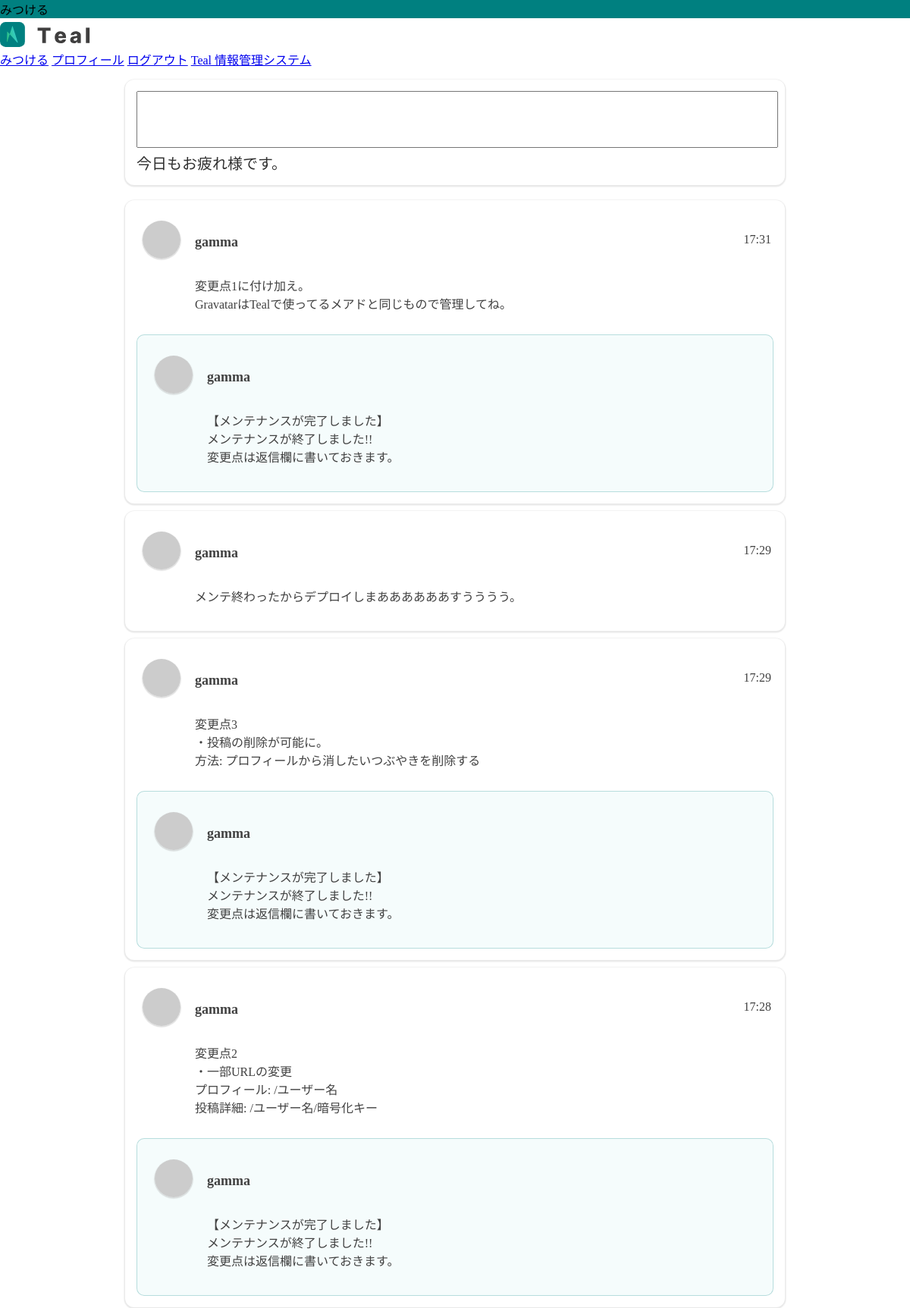
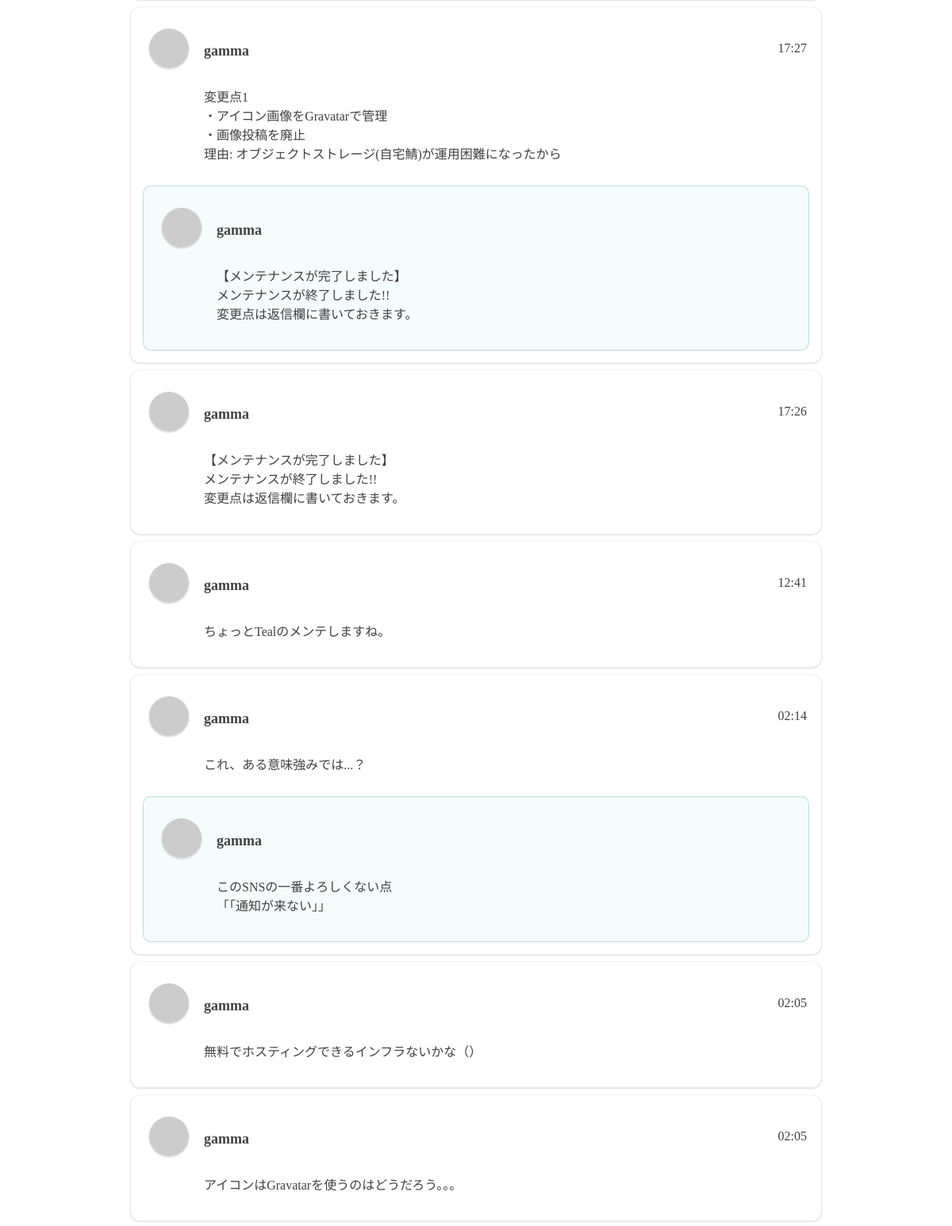
Screenshot of /home (signed in, upper part) with the database file from the repository (2 pictures, top to bottom).
### app.py (models this page shows)
class Post(db.Model):
    id = db.Column(db.Integer, primary_key=True)
    postUser = db.Column(db.String(20), nullable=False)
    postTweet = db.Column(db.String(120), nullable=True)
    postTweetHex = db.Column(db.Text)
    imgUrl = db.Column(db.Text) # 廃止
    replyUser = db.Column(db.Text)
    replyTweet = db.Column(db.Text)
    replyTweetHex = db.Column(db.Text)
    replyImgUrl = db.Column(db.Text)
    dateY = db.Column(db.Text)
    dateM = db.Column(db.Text)
    dateD = db.Column(db.Text)
    timeH = db.Column(db.Text)
    timeM = db.Column(db.Text)
    RdateY = db.Column(db.Text)
    RdateM = db.Column(db.Text)
    RdateD = db.Column(db.Text)
    RtimeH = db.Column(db.Text)
    RtimeM = db.Column(db.Text)

### app.py (the view, shortened to what this page needs)
@app.route('/home', methods=['GET', 'POST'])
@login_required  # ログインチェック
def home():
    if request.method == 'GET':
        pwd = "みつける"
        tweets = Post.query.order_by(Post.id.desc()).all()
        postUserLists = []
        replyPostUserLists = []
        for tweet in tweets:
            postUser = tweet.postUser
            user = User.query.filter_by(username=postUser).first()
            userEmail = user.useremail
            md5 = hashlib.md5(userEmail.encode("utf-8")).hexdigest()
            postUserLists.append(md5)
            replyPostUser = tweet.replyUser
            if replyPostUser == None:
                nullMd5 = "null"
                replyPostUserLists.append(nullMd5)
            else:
                repUser = User.query.filter_by(username=replyPostUser).first()
                repUserEmail = repUser.useremail
                repMd5 = hashlib.md5(repUserEmail.encode("utf-8")).hexdigest()
                replyPostUserLists.append(repMd5)
        return render_template('index.html', pwd=pwd, l=zip(tweets, postUserLists, replyPostUserLists))

### app.py (called while the page is built)
@login_manager.user_loader
def load_user(user_id):
    return User.query.get(int(user_id))

### templates/index.html (shortened to what this page needs)
{% extends 'base.html' %}
{% block body %}
<div class="page-content">
    <div class="tweet-item postTools shadow">
        <form id="Box" action="/home" method="POST" enctype="multipart/form-data">
            <div class="mdl-textfield mdl-js-textfield">
                <textarea name="postTweet" class="mdl-textfield__input" rows="3" type="text"
                    onkeyup="ShowLength(value)"></textarea>
                <label class="mdl-textfield__label" for="sample5">今日もお疲れ様です。</label>
            </div>
        </form>
    </div>
    {% for tweet, postUserList, replyPostUserList in l %}
    <div class="tweet-item tweetBoxes shadow">
        <a href="/{{ tweet.postUser }}/{{ tweet.postTweetHex }}">
            <table>
                <td>
                    <a href="/{{ tweet.postUser }}">
                        <img class="user-icon" src="https://1.gravatar.com/avatar/{{ postUserList }}?s=4000">
                    </a>
                </td>
                <td class="td">
                    <div class="postData">
                        <p class="user-name">{{ tweet.postUser }}</p>
                        <p>{{ tweet.timeH }}:{{ tweet.timeM }}</p>
                    </div>
                    <p>{{ tweet.postTweet | replace('__newLine__', '<br>') | safe}}</p>
                </td>
            </table>
        </a>
        {% if tweet.replyTweet != None %}
        <a
            href="/{{ tweet.replyUser }}/{{ tweet.replyTweetHex }}">
            <div class="replyTweet">
                <table>
                    <td>
                        <a href="/{{ tweet.replyUser }}">
                            <img class="user-icon"
                                src="https://1.gravatar.com/avatar/{{ replyPostUserList }}?s=4000">
                        </a>
                    </td>
                    <td class="td">
                        <div class="postData">
                            <p class="user-name">{{ tweet.replyUser }}</p>
                        </div>
                        <p>{{ tweet.replyTweet | replace('__newLine__', '<br>') | safe}}</p>
                    </td>
                </table>
            </div>
        </a>
        {% endif %}
    </div>
    {% endfor %}
</div>
{% endblock %}

### static/style.css (style rules this page uses)
:root { --tealThemaColor: #008080; --tealColor1: #01afaf; --tealColor2: #00cdcd; --tealColor3: #00f1f1; --textColor_D: #303030; --textColor_w: #f4f4f4; --tealRed: #f97171; --tealBlue: #71aef9; --tealGreen: #7be975; --tealOrange: #eebb56; --tealBoxShadow: #86868643 0px 2px 3px 2px; }
* { font-family: MyFont; }
body { margin: 0px; padding: 0px; }
.page-content { display: flex; flex-wrap: wrap; justify-content: center; color: var(--textColor_D) }
.tweet-item { font-family: MyFont; width: 50%; margin: 15px; padding: 15px; margin-top: 20px; word-break: break-all; background: rgb(255, 255, 255); border-radius: 12px; }
.shadow { box-shadow: 0px 1px 1px 1.5px rgba(211, 211, 211, 0.51); }
@media screen and (max-width: 1500px) { .tweet-item { width: 70%; margin: 15px; } }
.mdl-js-textfield, .mdl-textfield__input { font-family: MyFont; font-size: 20px; width: 100%; resize: none; }
.mdl-textfield__label:after { font-family: MyFont; background-color: var(--tealThemaColor); }
.user-icon { width: 50px; height: 50px; object-fit: cover; border-radius: 50%; margin-left: 5px; margin-right: 15px; box-shadow: #9c9c9c52 0px 1px 1px 0.8px; }
.user-name { font-family: MyFont; font-weight: bold; font-size: 18px; }
td { font-family: MyFont; padding-top: 10px; vertical-align: top; }
.tweet-item a { text-decoration: none; color:rgb(65, 65, 65); }
.replyTweet { width: 100%; background-color: #c2e8e829;; border: solid 1.5px #00808040; border-radius: 10px; padding: 15px; margin-top: 10px; box-sizing: border-box; }
.tweetBoxes { margin-top: 5px; margin-bottom: 5px; }
.postData { display: flex; justify-content: space-between; width: 100%; }
.td { width: 100%; }

### rows the page displays
Post: postUser "gamma", timeH "17", timeM "31", postTweet "変更点1に付け加え。 GravatarはTealで使ってるメアドと同じもので管理してね。", replyUser "gamma", replyTweet "【メンテナンスが完了しました】 メンテナンスが終了しました!! 変更点は返信欄に書いておきます。"
Post: postUser "gamma", timeH "17", timeM "29", postTweet "メンテ終わったからデプロイしまああああああすうううう。"
Post: postUser "gamma", timeH "17", timeM "29", postTweet "変更点3 ・投稿の削除が可能に。 方法: プロフィールから消したいつぶやきを削除する", replyUser "gamma", replyTweet "【メンテナンスが完了しました】 メンテナンスが終了しました!! 変更点は返信欄に書いておきます。"
Post: postUser "gamma", timeH "17", timeM "28", postTweet "変更点2 ・一部URLの変更 プロフィール: /ユーザー名 投稿詳細: /ユーザー名/暗号化キー", replyUser "gamma", replyTweet "【メンテナンスが完了しました】 メンテナンスが終了しました!! 変更点は返信欄に書いておきます。"
Post: postUser "gamma", timeH "17", timeM "27", postTweet "変更点1 ・アイコン画像をGravatarで管理 ・画像投稿を廃止 理由: オブジェクトストレージ(自宅鯖)が運用困難になったから", replyUser "gamma", replyTweet "【メンテナンスが完了しました】 メンテナンスが終了しました!! 変更点は返信欄に書いておきます。"
Post: postUser "gamma", timeH "17", timeM "26", postTweet "【メンテナンスが完了しました】 メンテナンスが終了しました!! 変更点は返信欄に書いておきます。"
Post: postUser "gamma", timeH "12", timeM "41", postTweet "ちょっとTealのメンテしますね。"
Post: postUser "gamma", timeH "02", timeM "14", postTweet "これ、ある意味強みでは...？", replyUser "gamma", replyTweet "このSNSの一番よろしくない点 「「通知が来ない」」"
Post: postUser "gamma", timeH "02", timeM "05", postTweet "無料でホスティングできるインフラないかな（）"
Post: postUser "gamma", timeH "02", timeM "05", postTweet "アイコンはGravatarを使うのはどうだろう。。。"

### other values shown
{{ pwd }} "みつける"
